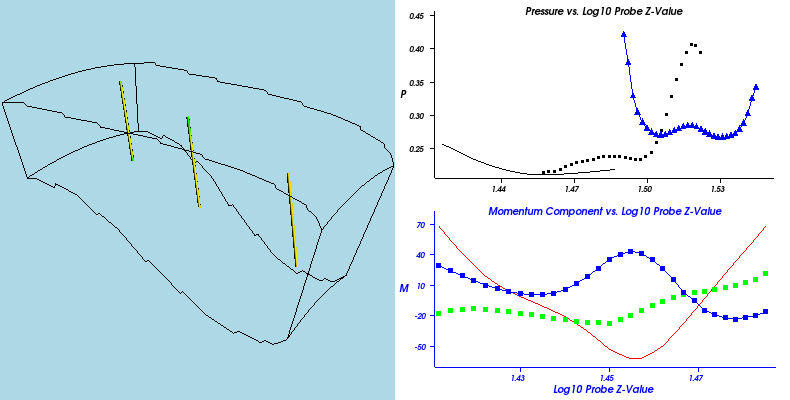

Write Python code to recreate this figure.
#!/usr/bin/env python

# Demonstrate vtkXYPlotActor with log-x axis and data object momentum plots.

import os

import vtkmodules.vtkInteractionStyle  # noqa: F401
import vtkmodules.vtkRenderingFreeType  # noqa: F401
import vtkmodules.vtkRenderingOpenGL2  # noqa: F401

from vtkmodules.vtkCommonTransforms import vtkTransform
from vtkmodules.vtkFiltersCore import (
    vtkAppendPolyData,
    vtkDataSetToDataObjectFilter,
    vtkProbeFilter,
    vtkStructuredGridOutlineFilter,
    vtkTubeFilter,
)
from vtkmodules.vtkFiltersGeneral import vtkTransformPolyDataFilter
from vtkmodules.vtkFiltersSources import vtkGlyphSource2D, vtkLineSource
from vtkmodules.vtkIOParallel import vtkMultiBlockPLOT3DReader
from vtkmodules.vtkRenderingAnnotation import vtkXYPlotActor
from vtkmodules.vtkRenderingCore import (
    vtkActor,
    vtkPolyDataMapper,
    vtkRenderWindow,
    vtkRenderWindowInteractor,
    vtkRenderer,
)

# Data path
data_dir = os.environ.get("VPE_DATA_DIR", os.path.dirname(os.path.abspath(__file__)))

# Read PLOT3D data
pl3d = vtkMultiBlockPLOT3DReader()
pl3d.SetXYZFileName(os.path.join(data_dir, "combxyz.bin"))
pl3d.SetQFileName(os.path.join(data_dir, "combq.bin"))
pl3d.SetScalarFunctionNumber(100)
pl3d.SetVectorFunctionNumber(202)
pl3d.Update()
output = pl3d.GetOutput().GetBlock(0)

# Line source
line = vtkLineSource()
line.SetResolution(30)

# Probe 1
trans_l1 = vtkTransform()
trans_l1.Translate(3.7, 0.0, 28.37)
trans_l1.Scale(5, 5, 5)
trans_l1.RotateY(90)

tf = vtkTransformPolyDataFilter()
tf.SetInputConnection(line.GetOutputPort())
tf.SetTransform(trans_l1)

probe = vtkProbeFilter()
probe.SetInputConnection(tf.GetOutputPort())
probe.SetSourceData(output)

# Probe 2
trans_l2 = vtkTransform()
trans_l2.Translate(9.2, 0.0, 31.20)
trans_l2.Scale(5, 5, 5)
trans_l2.RotateY(90)

tf_2 = vtkTransformPolyDataFilter()
tf_2.SetInputConnection(line.GetOutputPort())
tf_2.SetTransform(trans_l2)

probe_2 = vtkProbeFilter()
probe_2.SetInputConnection(tf_2.GetOutputPort())
probe_2.SetSourceData(output)

# Probe 3
trans_l3 = vtkTransform()
trans_l3.Translate(13.27, 0.0, 33.40)
trans_l3.Scale(4.5, 4.5, 4.5)
trans_l3.RotateY(90)

tf_3 = vtkTransformPolyDataFilter()
tf_3.SetInputConnection(line.GetOutputPort())
tf_3.SetTransform(trans_l3)

probe_3 = vtkProbeFilter()
probe_3.SetInputConnection(tf_3.GetOutputPort())
probe_3.SetSourceData(output)

# Tube for line visualization
append_f = vtkAppendPolyData()
append_f.AddInputData(probe.GetPolyDataOutput())
append_f.AddInputData(probe_2.GetPolyDataOutput())
append_f.AddInputData(probe_3.GetPolyDataOutput())

tuber = vtkTubeFilter()
tuber.SetInputConnection(append_f.GetOutputPort())
tuber.SetRadius(0.1)

line_mapper = vtkPolyDataMapper()
line_mapper.SetInputConnection(tuber.GetOutputPort())

line_actor = vtkActor()
line_actor.SetMapper(line_mapper)

# Glyph sources
triangle = vtkGlyphSource2D()
triangle.SetGlyphTypeToTriangle()
triangle.Update()

cross = vtkGlyphSource2D()
cross.SetGlyphTypeToCross()
cross.Update()

# XY Plot 1 — pressure vs log10 Z-value
xyplot = vtkXYPlotActor()
xyplot.AddDataSetInputConnection(probe.GetOutputPort())
xyplot.AddDataSetInputConnection(probe_2.GetOutputPort())
xyplot.AddDataSetInputConnection(probe_3.GetOutputPort())
xyplot.GetPositionCoordinate().SetValue(0.0, 0.5, 0)
xyplot.GetPosition2Coordinate().SetValue(1.0, 0.5, 0)
xyplot.SetXValuesToValue()
xyplot.SetPointComponent(0, 2)
xyplot.SetPointComponent(1, 2)
xyplot.SetPointComponent(2, 2)
xyplot.LogxOn()
xyplot.SetNumberOfXLabels(6)
xyplot.SetTitle("Pressure vs. Log10 Probe Z-Value")
xyplot.SetXTitle("")
xyplot.SetYTitle("P")
xyplot.PlotCurveLinesOn()
xyplot.PlotCurvePointsOn()
xyplot.SetPlotLines(0, 1)
xyplot.SetPlotLines(1, 0)
xyplot.SetPlotLines(2, 1)
xyplot.SetPlotPoints(0, 0)
xyplot.SetPlotPoints(1, 1)
xyplot.SetPlotPoints(2, 1)
xyplot.GetProperty().SetColor(0, 0, 0)
xyplot.GetProperty().SetLineWidth(1)
xyplot.GetProperty().SetPointSize(3)
xyplot.SetPlotSymbol(2, triangle.GetOutput())
xyplot.SetPlotColor(2, 0, 0, 1)
xyplot.SetGlyphSize(0.025)
tprop = xyplot.GetTitleTextProperty()
tprop.SetColor(xyplot.GetProperty().GetColor())
xyplot.SetAxisTitleTextProperty(tprop)
xyplot.SetAxisLabelTextProperty(tprop)
xyplot.SetLabelFormat("%-#6.2f")

# Data object filters for momentum
ds2do = vtkDataSetToDataObjectFilter()
ds2do.SetInputConnection(probe.GetOutputPort())
ds2do.ModernTopologyOff()
ds2do.Update()

ds2do_2 = vtkDataSetToDataObjectFilter()
ds2do_2.SetInputConnection(probe.GetOutputPort())
ds2do_2.ModernTopologyOff()

ds2do_3 = vtkDataSetToDataObjectFilter()
ds2do_3.SetInputConnection(probe.GetOutputPort())
ds2do_3.ModernTopologyOff()
ds2do_3.Update()

# XY Plot 3 — momentum vs log10 Z-value
xyplot_3 = vtkXYPlotActor()
xyplot_3.AddDataObjectInput(ds2do.GetOutput())
xyplot_3.SetDataObjectXComponent(0, 2)
xyplot_3.SetDataObjectYComponent(0, 5)
xyplot_3.SetPlotColor(0, 1, 0, 0)
xyplot_3.SetPlotLabel(0, "Mx")
xyplot_3.AddDataObjectInputConnection(ds2do_2.GetOutputPort())
xyplot_3.SetDataObjectXComponent(1, 2)
xyplot_3.SetDataObjectYComponent(1, 6)
xyplot_3.SetPlotColor(1, 0, 1, 0)
xyplot_3.SetPlotLabel(1, "My")
xyplot_3.AddDataObjectInput(ds2do_3.GetOutput())
xyplot_3.SetDataObjectXComponent(2, 2)
xyplot_3.SetDataObjectYComponent(2, 7)
xyplot_3.SetPlotColor(2, 0, 0, 1)
xyplot_3.SetPlotLabel(2, "Mz")
xyplot_3.GetPositionCoordinate().SetValue(0.0, 0.0, 0)
xyplot_3.GetPosition2Coordinate().SetValue(1.0, 0.5, 0)
xyplot_3.SetXValuesToValue()
xyplot_3.SetNumberOfXLabels(6)
xyplot_3.SetTitle("Momentum Component vs. Log10 Probe Z-Value")
xyplot_3.SetXTitle("Log10 Probe Z-Value")
xyplot_3.SetYTitle("M")
xyplot_3.GetProperty().SetColor(0, 0, 1)
xyplot_3.GetProperty().SetPointSize(5)
xyplot_3.PlotCurveLinesOn()
xyplot_3.PlotCurvePointsOn()
xyplot_3.SetPlotLines(0, 1)
xyplot_3.SetPlotLines(1, 0)
xyplot_3.SetPlotLines(2, 1)
xyplot_3.SetPlotPoints(0, 0)
xyplot_3.SetPlotPoints(1, 1)
xyplot_3.SetPlotPoints(2, 1)
xyplot_3.LogxOn()
tprop_3 = xyplot_3.GetTitleTextProperty()
tprop_3.SetColor(xyplot_3.GetProperty().GetColor())
xyplot_3.SetAxisTitleTextProperty(tprop_3)
xyplot_3.SetAxisLabelTextProperty(tprop_3)
xyplot_3.GetYAxisActor2D().SetLabelFormat("%4.0f")
xyplot_3.GetXAxisActor2D().SetLabelFormat("%-#6.2f")

# Outline
sg_outline = vtkStructuredGridOutlineFilter()
sg_outline.SetInputData(output)

outline_mapper = vtkPolyDataMapper()
outline_mapper.SetInputConnection(sg_outline.GetOutputPort())

outline_actor = vtkActor()
outline_actor.SetMapper(outline_mapper)
outline_actor.GetProperty().SetColor(0, 0, 0)

# Renderer 0 — 3D view
renderer_0 = vtkRenderer()
renderer_0.SetBackground(0.6784, 0.8471, 0.9020)
renderer_0.SetViewport(0, 0, 0.5, 1)
renderer_0.AddActor(outline_actor)
renderer_0.AddActor(line_actor)

# Renderer 1 — plots
renderer_1 = vtkRenderer()
renderer_1.SetBackground(1, 1, 1)
renderer_1.SetViewport(0.5, 0.0, 1.0, 1.0)
renderer_1.AddViewProp(xyplot)
renderer_1.AddViewProp(xyplot_3)

# Render window
render_window = vtkRenderWindow()
render_window.AddRenderer(renderer_0)
render_window.AddRenderer(renderer_1)
render_window.SetWindowName("xy plot log axis")
render_window.SetMultiSamples(0)
render_window.SetSize(790, 400)

# Interactor
interactor = vtkRenderWindowInteractor()
interactor.SetRenderWindow(render_window)

# Scene
cam_1 = renderer_0.GetActiveCamera()
cam_1.SetClippingRange(3.95297, 100)
cam_1.SetFocalPoint(8.88908, 0.595038, 29.3342)
cam_1.SetPosition(-12.3332, 31.7479, 41.2387)
cam_1.SetViewUp(0.060772, -0.319905, 0.945498)

interactor.Initialize()
interactor.Start()
